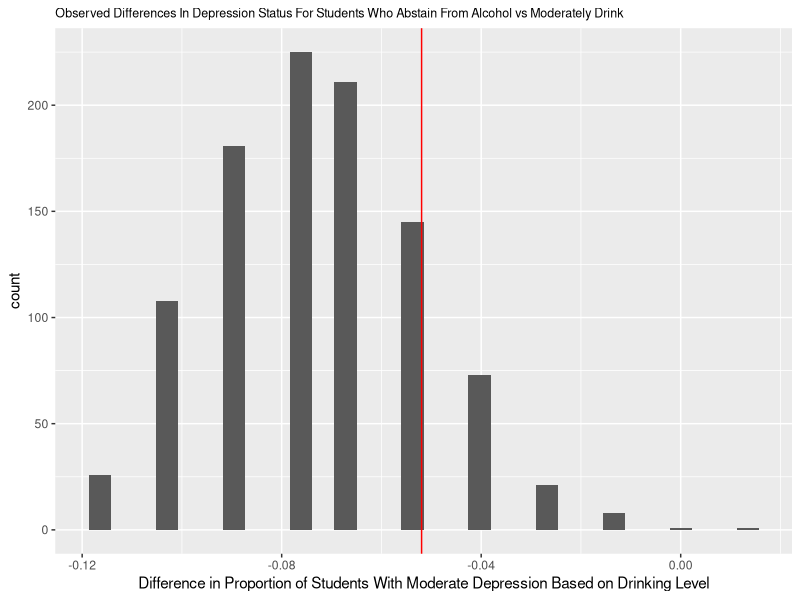

Write the R code that produced this figure.
## ---- chunk 1
#| message: false
#| warning: false

library(tidyverse)
library(readr)
library(dbplyr)
## ---- chunk 2
SleepStudy <- read_csv("SleepStudy.csv")
## ---- chunk 3
SleepStudy2 <- SleepStudy |>
  select(AlcoholUse, DepressionStatus) |>
  filter(AlcoholUse %in% c("Abstain", "Moderate")) 


SleepStudy2

SleepStudy2 |>
  count()

SleepStudy2

print(SleepStudy2, n = Inf)

sample(SleepStudy2$AlcoholUse)

## ---- chunk 4
prop_success <- function(data, condition, x_var, total_n){
  data |>
    filter({{ condition }}) |>
    group_by({{ x_var }}) |>
    summarize(count = n(),
              prop = count / total_n )
}

result <- prop_success(SleepStudy2, DepressionStatus == "moderate", AlcoholUse, 154)

## ---- chunk 5

observed_diff <- result[[3]][1] - result[[3]][2]

observed_diff
## ---- chunk 6
diff_vector <- vector("double", 1000)  # 1. output
for (i in 1:1000) {
  prop_success <- SleepStudy2 |>
    mutate(AlcoholUse = sample(AlcoholUse)) |>
    filter(DepressionStatus == "moderate") |>
    group_by(AlcoholUse) |>
    summarize(count = n(),
            prop = count/154)
  
   diff_vector[i] <- prop_success[[3]][1] - prop_success[[3]][2]
   
    while (is.na(diff_vector[i])) {
    prop_success <- SleepStudy2 |>
    mutate(AlcoholUse = sample(AlcoholUse)) |>
    filter(DepressionStatus == "moderate") |>
    group_by(AlcoholUse) |>
    summarize(count = n(),
            prop = count/154)
  diff_vector[i] <- prop_success[[3]][1] - prop_success[[3]][2]
  }
}

diff_vector
## ---- chunk 7
null_world <- tibble(diff_vector = diff_vector)
ggplot(null_world, aes(x = diff_vector)) +
  geom_histogram() +
  geom_vline(xintercept = observed_diff, color = "red") +
  labs(title = "Observed Differences In Depression Status For Students Who Abstain From Alcohol vs Moderately Drink",
       x = "Difference in Proportion of Students With Moderate Depression Based on Drinking Level") +
  theme(plot.title = element_text(size = 9))

p_value <- sum(diff_vector >= observed_diff) / 1000

p_value
